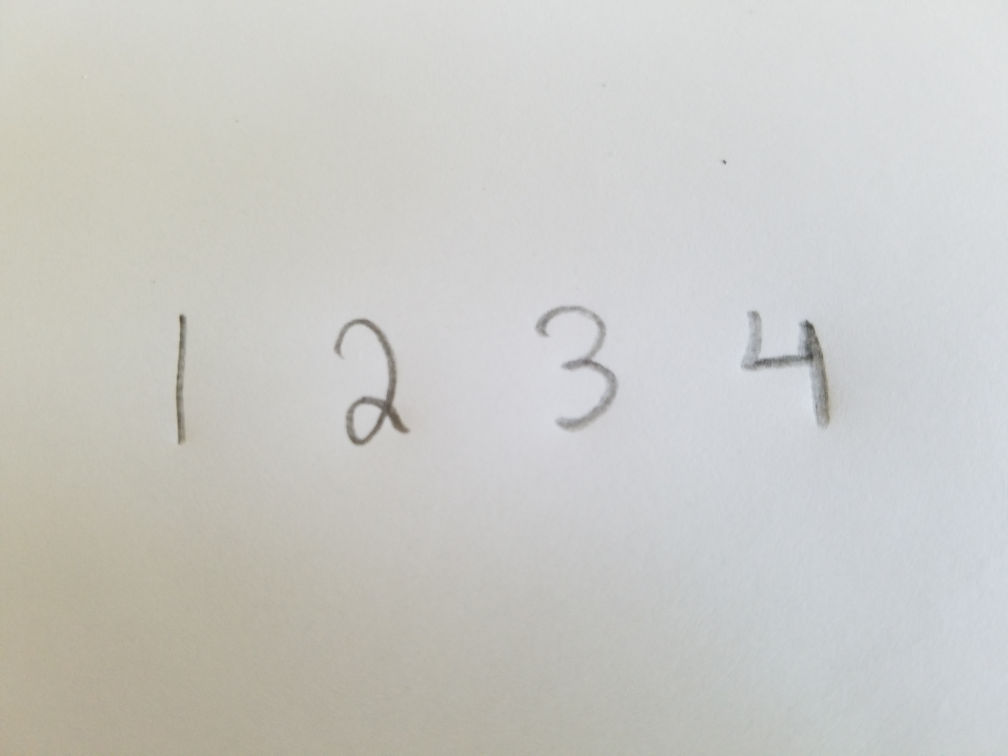
#> input picture nums.jpg, 4032 x 3024 px (shown at 1/4 size)
$ python threshanim.py
#> lines starting #> are read from the running program, lines starting #| are printed output that depends on the picture; after the words box and inside, x2 and y2 are one past the last pixel; in counts of white or black regions, pixels touching at a corner belong together
import cv2
import imutils
import numpy as np
import time

#THRESH_MEAN_C worked better for line1/2.jpg
#THRESH_GAUSSIAN_C worked better for nums.jpg


im1 = cv2.imread("nums.jpg", 0) #Import image as grayscale
#> im1: shape (3024, 4032); min 64, max 229, mean 201.4
im1 = imutils.resize(im1, width = 400)
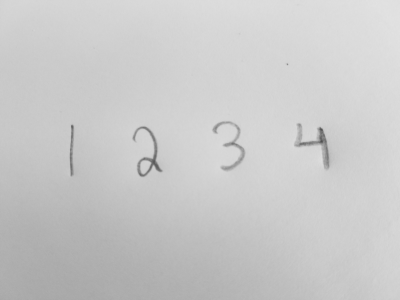
#> im1: shape (300, 400); min 79, max 226, mean 201.4

font = cv2.FONT_HERSHEY_SIMPLEX
loc1 = (10, 35)
loc2 = (10, 50)
loc3 = (10, 20)
fontScale = 0.5
fontColor = (255,255,255)
lineType = 2

threshType = cv2.ADAPTIVE_THRESH_GAUSSIAN_C
# thresType = cv2.ADAPTIVE_THRESH_MEAN_C

while True:

	for constant in range (0,10):	#constant is subtracted from mean
		for blocksize in range (3, 100, 2):	#size of area to calculate mean
			adaptiveThresh = cv2.adaptiveThreshold(im1, 255, threshType, cv2.THRESH_BINARY, blocksize, constant)
			text = "Constant: " + str(constant)
			text2 = "Blocksize: " + str(blocksize)
		#	text3 = "Adaptive Mean Threshold"
			text3 = "Adaptive Gaussian Threshold"
			cv2.rectangle(adaptiveThresh, (8, 1), (250, 60), (0,0,0), -1)

			cv2.putText(adaptiveThresh, text, loc1, font, fontScale, fontColor, lineType)
			cv2.putText(adaptiveThresh, text2, loc2, font, fontScale, fontColor, lineType)
			cv2.putText(adaptiveThresh, text3, loc3, font, fontScale, fontColor, lineType)
			cv2.imshow("result", adaptiveThresh)

			time.sleep(0.03)
			if cv2.waitKey(1) & 0xFF == ord("q"):
				break;
#> this loop made 10 passes
#> pass 1, `cv2.imshow("result", adaptiveThresh)`:
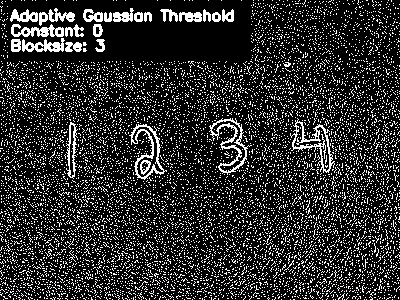
#> window 'result': shape (300, 400); 18% white in thin lines or dots
#> pass 2, `cv2.imshow("result", adaptiveThresh)`:
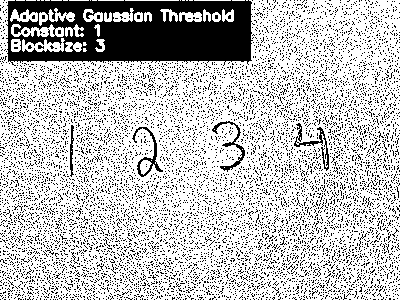
#> window 'result': shape (300, 400); 75% white; 8728 black regions (8722 under 20 px), largest, box (x1, y1, x2, y2) and area: (6, 0, 253, 66) 11729, (294, 123, 329, 171) 313, (132, 127, 163, 177) 303, (212, 121, 245, 172) 301, (70, 125, 74, 177) 124, (359, 233, 367, 250) 23
#> pass 2, `cv2.imshow("result", adaptiveThresh)`:
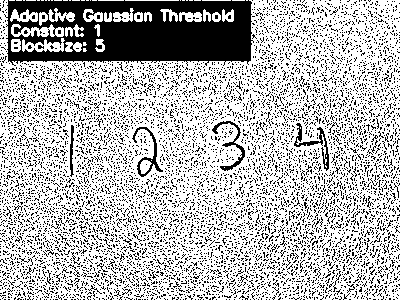
#> window 'result': shape (300, 400); 71.8% white; 7431 black regions (7410 under 20 px), largest, box (x1, y1, x2, y2) and area: (4, 0, 254, 66) 11759, (294, 123, 329, 171) 334, (212, 121, 245, 171) 321
#> pass 2, `cv2.imshow("result", adaptiveThresh)`:
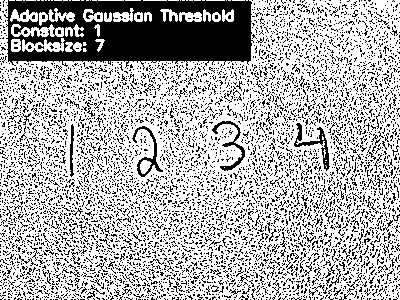
#> window 'result': shape (300, 400); 69.8% white; 5934 black regions (5849 under 20 px), largest, box (x1, y1, x2, y2) and area: (4, 0, 254, 70) 11837, (294, 123, 330, 171) 368, (132, 126, 163, 177) 333
#> after the loop:
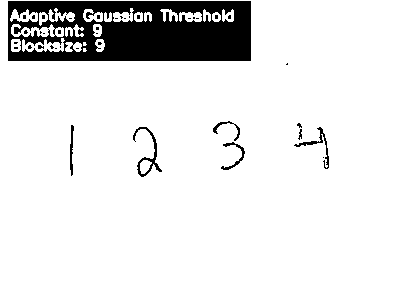
#> adaptiveThresh: shape (300, 400); 89.5% white; 40 black regions (33 under 20 px), largest, box (x1, y1, x2, y2) and area: (8, 1, 251, 61) 11544, (133, 127, 162, 177) 285, (294, 127, 329, 169) 195


cv2.destroyAllWindows()

$ run again, with line1.jpg copied over nums.jpg
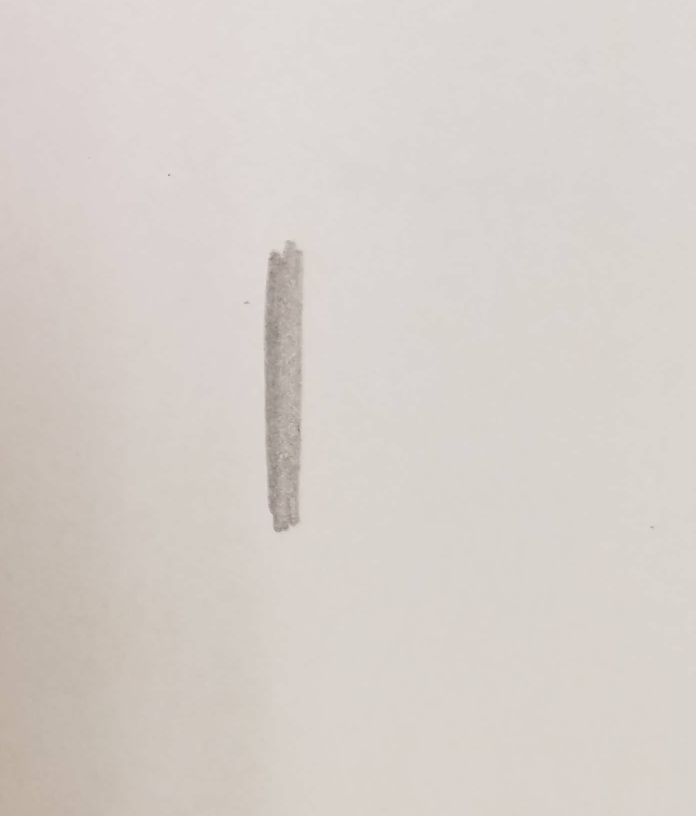
#> input picture line1.jpg, 1392 x 1632 px (shown at 1/2 size)
#> the loop `for constant in range (0,10):` made 10 passes
#> pass 1, `cv2.imshow("result", adaptiveThresh)`:
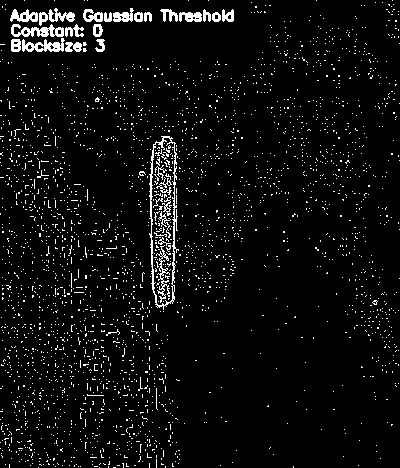
#> window 'result': shape (468, 400); 5.2% white in thin lines or dots
#> after the loop `for constant in range (0,10):`:
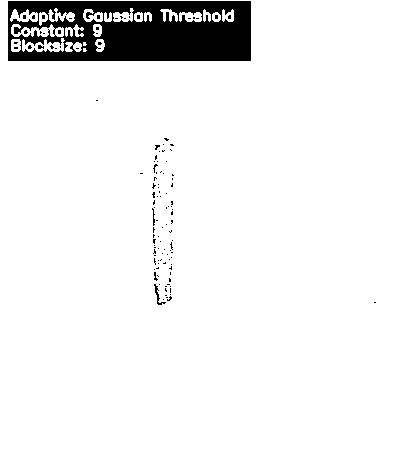
#> adaptiveThresh: shape (468, 400); 93.5% white; 119 black regions (116 under 20 px), largest, box (x1, y1, x2, y2) and area: (8, 1, 251, 61) 11544, (154, 284, 166, 305) 60, (152, 208, 155, 226) 25

$ run again, with line2.jpg copied over nums.jpg
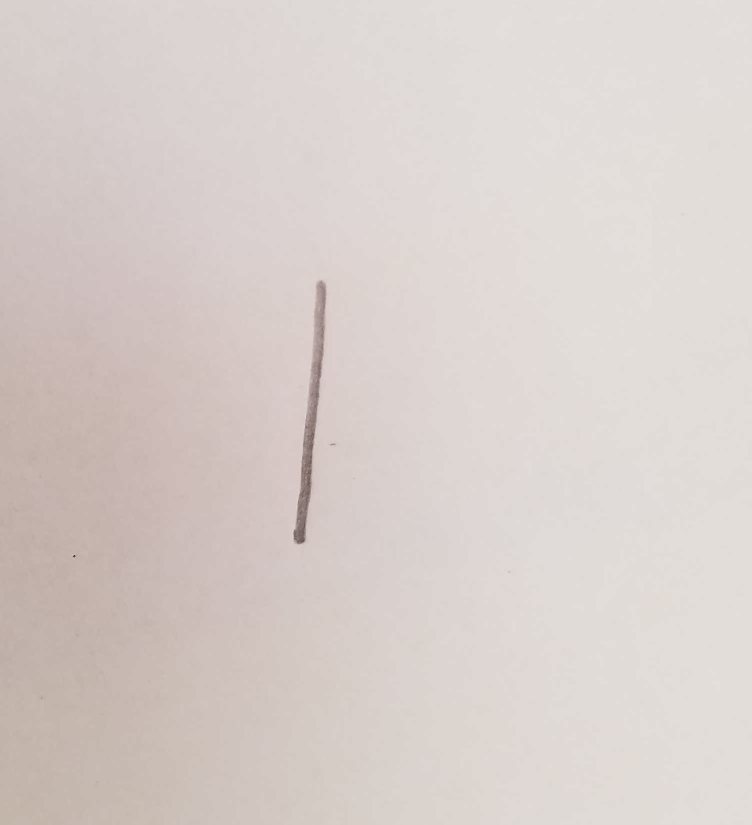
#> input picture line2.jpg, 1504 x 1650 px (shown at 1/2 size)
#> the loop `for constant in range (0,10):` made 10 passes
#> pass 1, `cv2.imshow("result", adaptiveThresh)`:
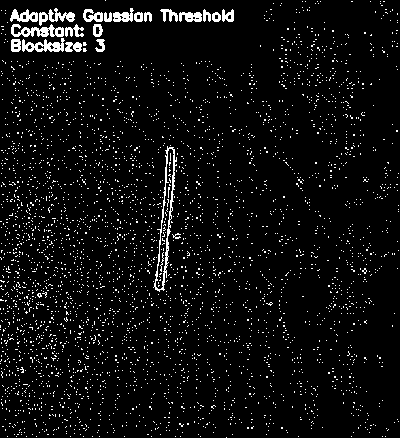
#> window 'result': shape (438, 400); 5.4% white in thin lines or dots
#> after the loop `for constant in range (0,10):`:
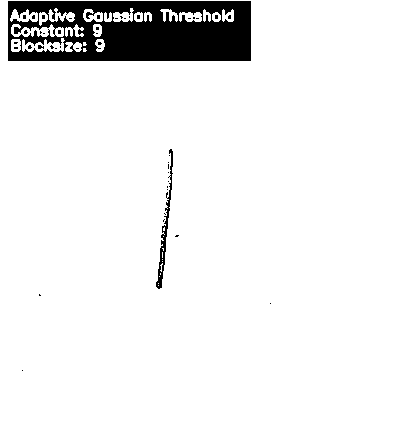
#> adaptiveThresh: shape (438, 400); 93% white; 45 black regions (43 under 20 px), largest, box (x1, y1, x2, y2) and area: (8, 1, 251, 61) 11544, (156, 149, 173, 289) 474
